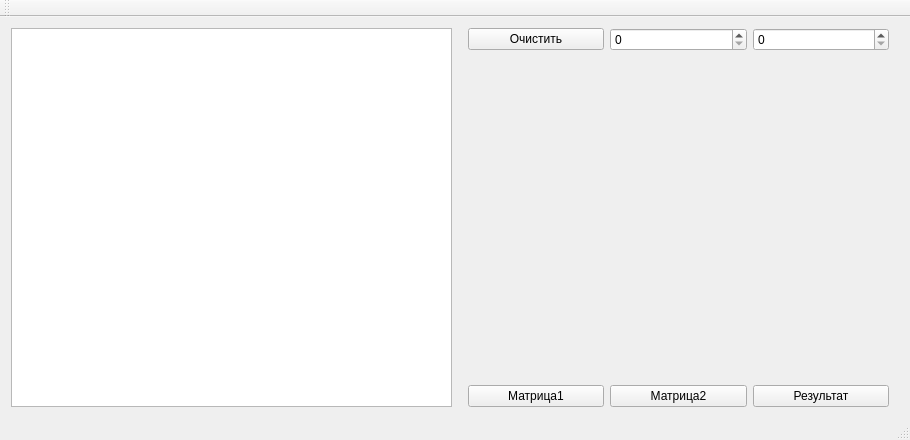
<?xml version="1.0" encoding="UTF-8"?>
<ui version="4.0">
 <class>MainWindow</class>
 <widget class="QMainWindow" name="MainWindow">
  <property name="geometry">
   <rect>
    <x>0</x>
    <y>0</y>
    <width>910</width>
    <height>440</height>
   </rect>
  </property>
  <property name="windowTitle">
   <string>MatrixCalculator</string>
  </property>
  <widget class="QWidget" name="centralWidget">
   <layout class="QVBoxLayout" name="verticalLayout_9">
    <item>
     <layout class="QHBoxLayout" name="horizontalLayout_5">
      <item>
       <widget class="QListWidget" name="listWidget"/>
      </item>
      <item>
       <layout class="QVBoxLayout" name="verticalLayout_7">
        <property name="leftMargin">
         <number>10</number>
        </property>
        <property name="rightMargin">
         <number>10</number>
        </property>
        <item>
         <layout class="QHBoxLayout" name="horizontalLayout">
          <item>
           <widget class="QPushButton" name="pushButton">
            <property name="text">
             <string>Очистить</string>
            </property>
           </widget>
          </item>
          <item>
           <widget class="QSpinBox" name="spinBox_2"/>
          </item>
          <item>
           <widget class="QSpinBox" name="spinBox"/>
          </item>
         </layout>
        </item>
        <item>
         <spacer name="verticalSpacer">
          <property name="orientation">
           <enum>Qt::Vertical</enum>
          </property>
          <property name="sizeHint" stdset="0">
           <size>
            <width>20</width>
            <height>40</height>
           </size>
          </property>
         </spacer>
        </item>
        <item>
         <layout class="QHBoxLayout" name="horizontalLayout_3">
          <item>
           <spacer name="horizontalSpacer">
            <property name="orientation">
             <enum>Qt::Horizontal</enum>
            </property>
            <property name="sizeHint" stdset="0">
             <size>
              <width>40</width>
              <height>20</height>
             </size>
            </property>
           </spacer>
          </item>
          <item>
           <layout class="QGridLayout" name="gridLayout_4"/>
          </item>
          <item>
           <spacer name="horizontalSpacer_2">
            <property name="orientation">
             <enum>Qt::Horizontal</enum>
            </property>
            <property name="sizeHint" stdset="0">
             <size>
              <width>40</width>
              <height>20</height>
             </size>
            </property>
           </spacer>
          </item>
         </layout>
        </item>
        <item>
         <spacer name="verticalSpacer_2">
          <property name="orientation">
           <enum>Qt::Vertical</enum>
          </property>
          <property name="sizeHint" stdset="0">
           <size>
            <width>20</width>
            <height>40</height>
           </size>
          </property>
         </spacer>
        </item>
        <item>
         <layout class="QHBoxLayout" name="horizontalLayout_4">
          <item>
           <widget class="QPushButton" name="pushButton_2">
            <property name="text">
             <string>Матрица1</string>
            </property>
           </widget>
          </item>
          <item>
           <widget class="QPushButton" name="pushButton_3">
            <property name="text">
             <string>Матрица2</string>
            </property>
           </widget>
          </item>
          <item>
           <widget class="QPushButton" name="pushButton_4">
            <property name="text">
             <string>Результат</string>
            </property>
           </widget>
          </item>
         </layout>
        </item>
       </layout>
      </item>
     </layout>
    </item>
    <item>
     <layout class="QHBoxLayout" name="horizontalLayout_2"/>
    </item>
   </layout>
  </widget>
  <widget class="QMenuBar" name="menuBar">
   <property name="enabled">
    <bool>true</bool>
   </property>
   <property name="geometry">
    <rect>
     <x>0</x>
     <y>0</y>
     <width>910</width>
     <height>21</height>
    </rect>
   </property>
  </widget>
  <widget class="QToolBar" name="mainToolBar">
   <property name="enabled">
    <bool>false</bool>
   </property>
   <attribute name="toolBarArea">
    <enum>TopToolBarArea</enum>
   </attribute>
   <attribute name="toolBarBreak">
    <bool>false</bool>
   </attribute>
  </widget>
  <widget class="QStatusBar" name="statusBar">
   <property name="enabled">
    <bool>false</bool>
   </property>
  </widget>
 </widget>
 <layoutdefault spacing="6" margin="11"/>
 <resources/>
 <connections/>
</ui>
